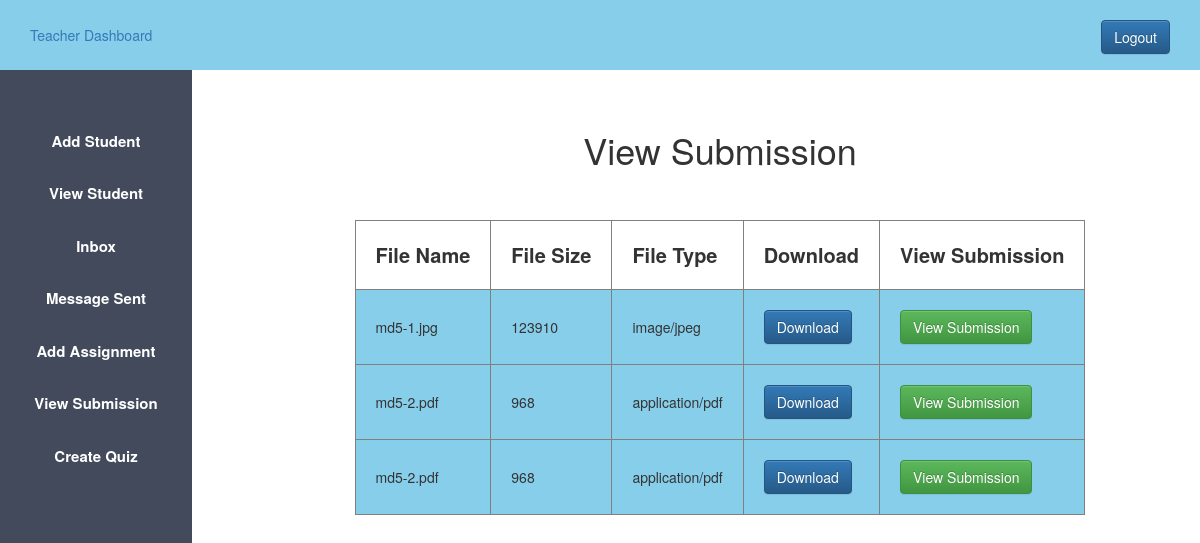
Screenshot of /view_submission.php (signed in) with the database file from the repository.
### tables this page shows
CREATE TABLE `files` (
  `id` int(11) NOT NULL,
  `filename` varchar(200) NOT NULL,
  `filesize` int(11) NOT NULL,
  `filetype` varchar(100) NOT NULL
);

### view_submission.php (the view, shortened to what this page needs)
<?php
	include("connect.php");
	$sql = "SELECT * FROM files";
 	$result = $conn->query($sql);
?>
<!DOCTYPE html>
<html>
<head>
    <link rel="stylesheet" type="text/css" href="admin.css">
    <?php
        include 'teacher_css.php';
      ?>
</head>
<body>
    <?php
    	if ($_SESSION['isTeacher']== 1)
        include 'teacher_sidebar.php';
    	elseif ($_SESSION['isTeacher']== 0)
    		include 'student_sidebar.php';
      ?>
    <div class="content">
        <center>
        <h1>View Submission</h1>
        <br><br>
        <table border="1px">
        	<tr>
        		<th class="table_th">File Name</th>
        		<th class="table_th">File Size</th>
        		<th class="table_th">File Type</th>
        		<th class="table_th">Download</th>
        		<th class="table_th">View Submission</th>
        	</tr>
        	<?php
        	while ($info=$result->fetch_assoc())
        	{
        	 	$file_path="uploads/".$info['filename'];
        	?>
        	<tr>
        		<td class="table_td">
        			<?php echo "{$info['filename']}" ?>
        		</td>
        		<td class="table_td">
        			<?php echo "{$info['filesize']}" ?>
        		</td>
        		<td class="table_td">
        			<?php echo "{$info['filetype']}" ?>
        		</td>
        		<td class="table_td"><a href="<?php echo $file_path; ?>" class="btn btn-primary" download>Download</a></td>
        		<td class="table_td">
        			<?php echo "<a class = 'btn btn-success' href='view_student_submit.php?assignment_id={$info['id']}'>View Submission</a>" ?>
        		</td>
        	</tr>
        	<?php
        	}
        	 ?>
        </table>
        </center>
    </div>
</body>
</html>

### admin.css (style rules this page uses)
* { margin: 0px; padding: 0px; }
a,a:hover { text-decoration: none!important; }
.content { margin-left: 20%; margin-top: 5%; }

### view_submission.php (style rules this page uses)
.table_th { padding: 20px; font-size: 20px; }
.table_td { padding: 20px; background-color: skyblue; }

### rows the page displays
files: filename "md5-1.jpg", filesize "123910", filetype "image/jpeg"
files: filename "md5-2.pdf", filesize "968", filetype "application/pdf"
files: filename "md5-2.pdf", filesize "968", filetype "application/pdf"
